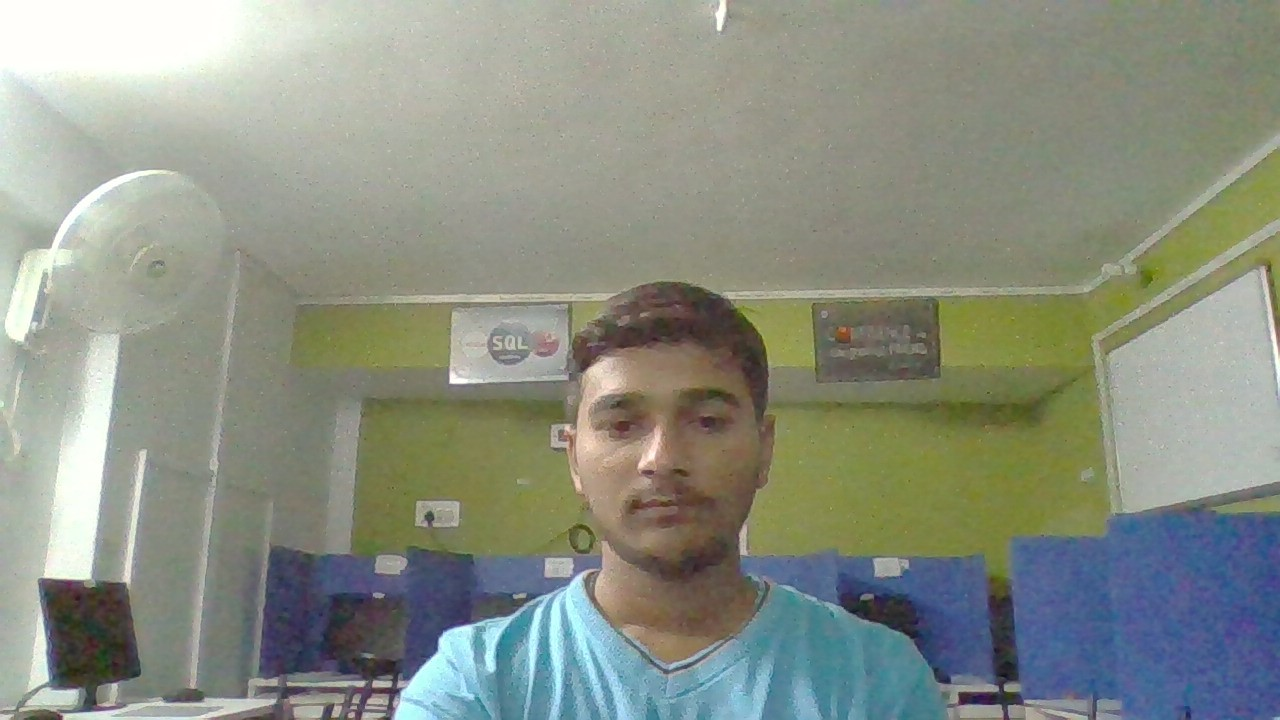
#> input picture My_programs/open_cv/image.jpg, 1280 x 720 px, given in place of the camera
$ python camera.py
#> lines starting #> are read from the running program, lines starting #| are printed output that depends on the picture; after the words box and inside, x2 and y2 are one past the last pixel; in counts of white or black regions, pixels touching at a corner belong together
import cv2
from time import sleep
import numpy

camera = cv2.VideoCapture(0)

while True:
	status, image = camera.read()
#> image is the input picture: shape (720, 1280, 3); mean B, G, R 131.9, 144.2, 138.6
	if(status):
		cv2.imwrite("video1.jpg", image)

		grayscaled = cv2.cvtColor(image, cv2.COLOR_BGR2GRAY)
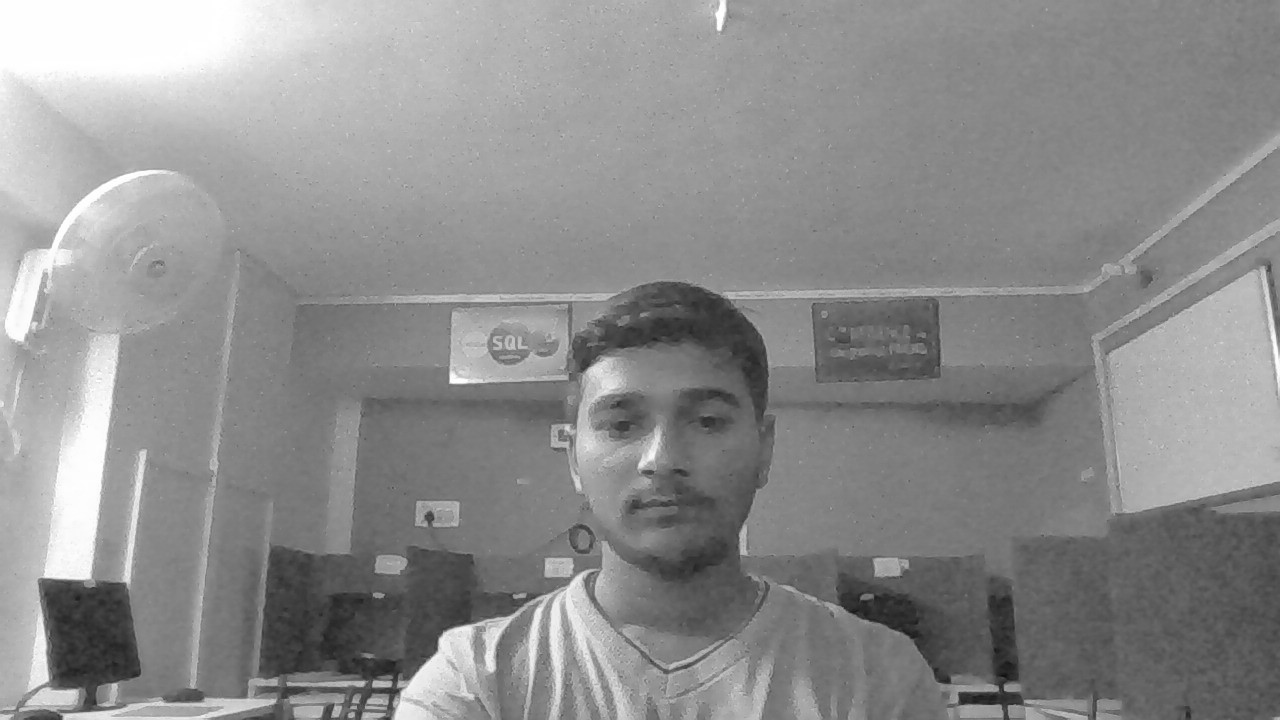
#> grayscaled: shape (720, 1280); min 13, max 255, mean 141.1
		retval, threshold = cv2.threshold(grayscaled, 60, 255, cv2.THRESH_BINARY)
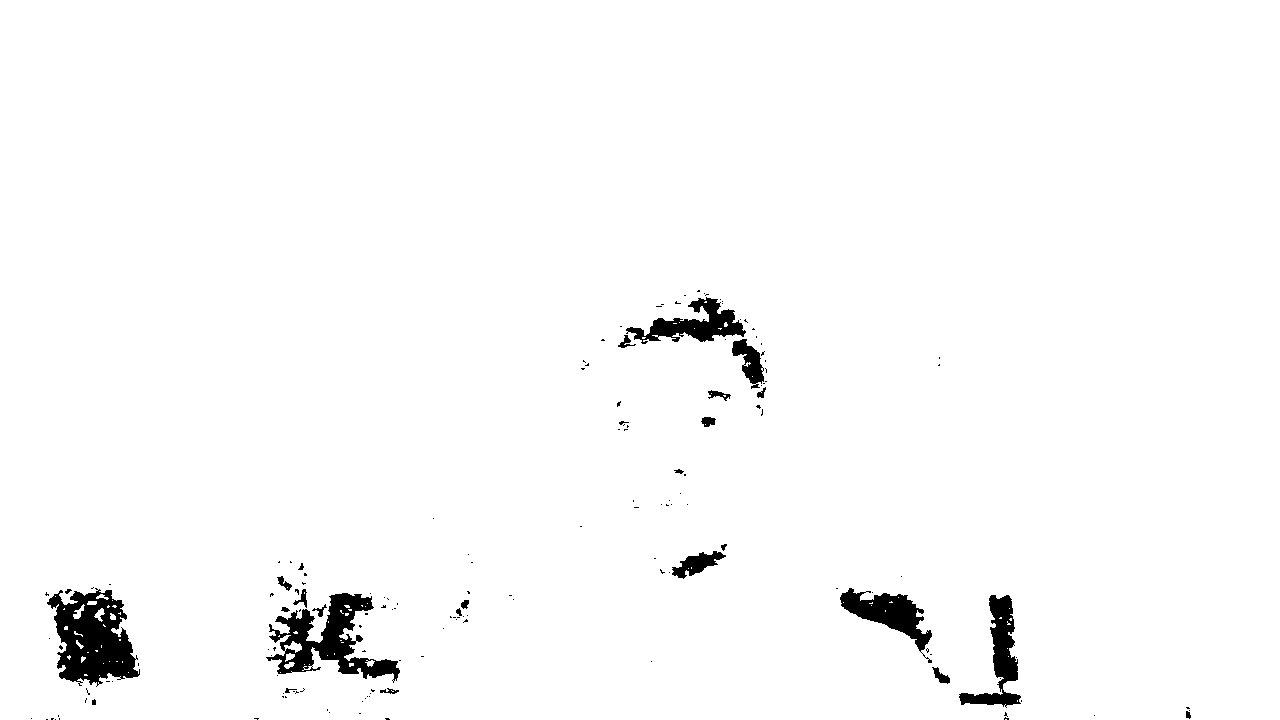
#> threshold: shape (720, 1280); 97.8% white; 160 black regions (134 under 20 px), largest, box (x1, y1, x2, y2) and area: (47, 588, 140, 687) 5437, (266, 593, 400, 683) 4508, (959, 595, 1021, 708) 2410

		a = cv2.resize(image, (600, 500))
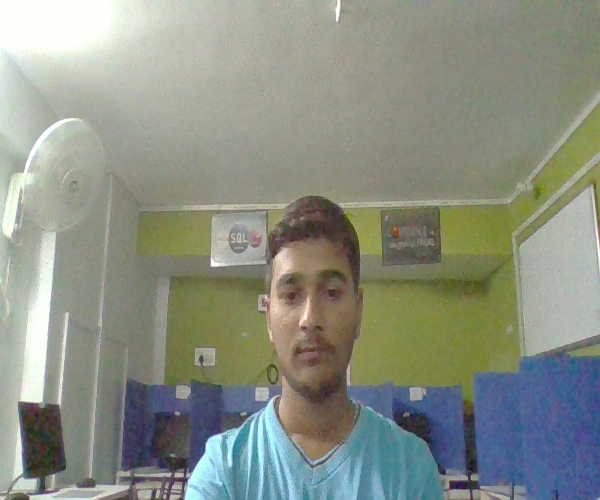
#> a: shape (500, 600, 3); mean B, G, R 131.8, 144.1, 138.5
		cv2.imshow('original',a)

		if cv2.waitKey(5) == ord('o'):
#> (key Esc is pressed here)
			break

		b = cv2.resize(threshold, (600, 500))
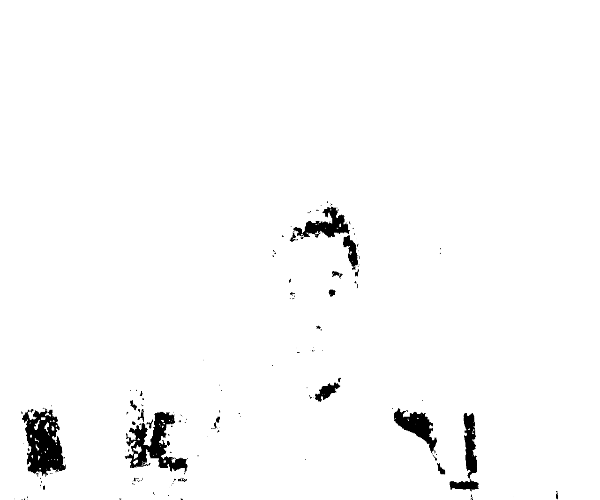
#> b: shape (500, 600); min 0, max 255, mean 249.5
		cv2.imshow('threshold', b)

		if cv2.waitKey(5) == ord('t'):
#> (key Esc is pressed here)
			break
	sleep(0.03)
